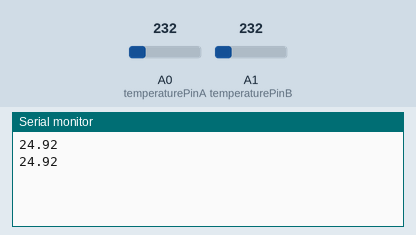
Recording of a sketch running on a simulated Arduino Uno, built with avr-gcc and run on an emulated ATmega328P. Parts: the last lines printed to the serial monitor. The inputs (shaded band) are chosen by the test bench; at power-on: A0 (temperaturePinA) = 232, A1 (temperaturePinB) = 232.

Above: at 6.8 s.
6.9 s: A0 (temperaturePinA) set to 250
At 12.8 s:
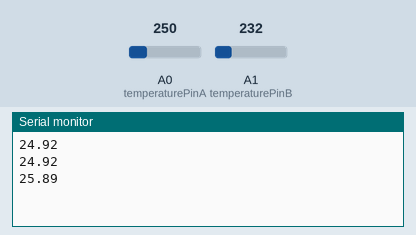
13.6 s: A1 (temperaturePinB) set to 250
At 18.5 s:
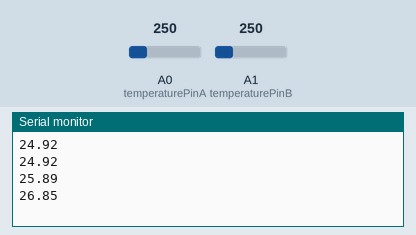
20.3 s: A0 (temperaturePinA) set to 266
At 24.3 s:
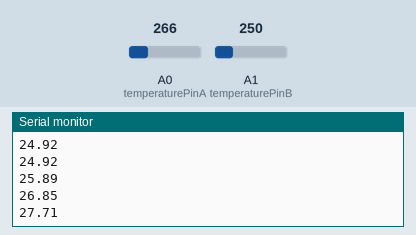
27.0 s: A1 (temperaturePinB) set to 266
At 31.3 s:
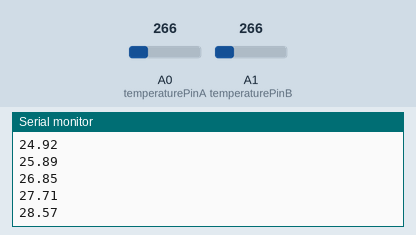
Timing chart, 0 to 32.8 s (numbered marks = the images above; inputs shaded):
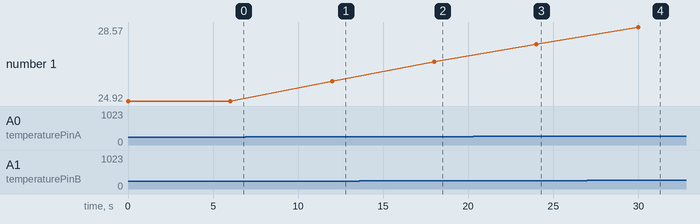

Measured:
- after the input at 6.9 s, the serial monitor: prints a new line after 5.1 s (image 1)
- after the input at 13.6 s, the serial monitor: prints a new line after 4.4 s (image 2)
- after the input at 20.3 s, the serial monitor: prints a new line after 3.7 s (image 3)
- after the input at 27.0 s, the serial monitor: prints a new line after 3.0 s (image 4)
- plotted number 1: 24.92 → 25.89 after the input at 6.9 s, 25.89 → 26.85 after the input at 13.6 s, 26.85 → 27.71 after the input at 20.3 s, 27.71 → 28.57 after the input at 27.0 s

The sketch:

ardu_sensor.ino
```cpp
#define temperaturePinA 0                                // analog pin from which retrieve the sensor value
#define temperaturePinB 1
#define B_RATE          9600                             // baud rate to initialize the serial port
#define SLEEP_TIME      6000                             // milliseconds to wait before the next sensor scan
#define CONVERSION      9.31                             // conversion factor due to internal analog ref.

float temperatureA;                                      // final temperature reading
float temperatureB;
float temperature;
int analogTemperatureA;                                  // temperature retrieved from the sensor
int analogTemperatureB;

/* setup code to run once */
void setup() {
  Serial.begin(B_RATE);                                  // initializing the serial port
  analogReference(INTERNAL);                             // analogic reference to 1.1V for a better performance
}

/* main code to run repeatedly */
void loop() {
  analogTemperatureA = analogRead(temperaturePinA);
  analogTemperatureB = analogRead(temperaturePinB);

  temperatureA = analogTemperatureA / CONVERSION;
  temperatureB = analogTemperatureB / CONVERSION;

  temperature = (temperatureA + temperatureB) / 2;
  Serial.println(temperature);

  delay(SLEEP_TIME);
}
```
